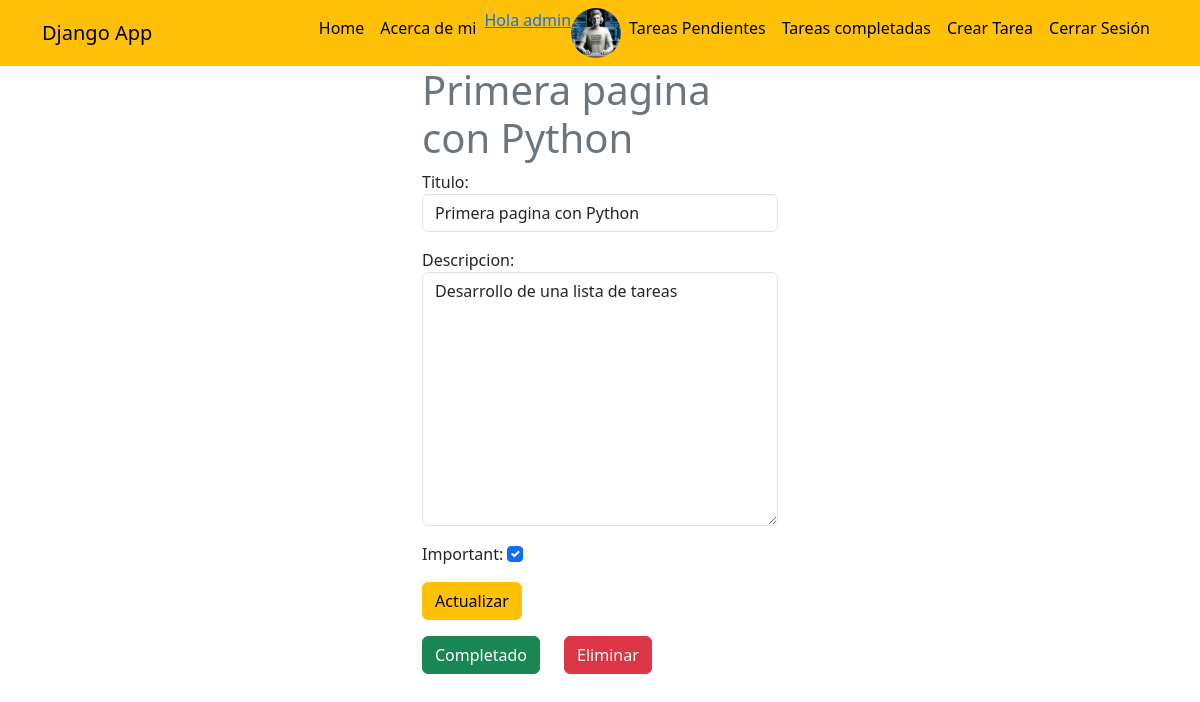
Screenshot of /tasks/10/ (signed in) with the database file from the repository.
### tasks/models.py (models this page shows, shortened)
class Avatar(models.Model):
    usuario = models.ForeignKey(User, on_delete=models.CASCADE)
    imagen = models.ImageField(upload_to='avatares', null=True, blank=True)

class Task(models.Model):
    titulo = models.CharField(max_length=100)
    descripcion = models.TextField(blank=True)
    fecha_de_creacion = models.DateTimeField(auto_now_add=True)
    fecha_completada = models.DateTimeField(null=True, blank=True)
    important = models.BooleanField(default=False)
    user = models.ForeignKey(User, on_delete=models.CASCADE)

### tasks/views.py (the view, shortened to what this page needs)
# urls.py: path('tasks/<int:task_id>/', views.task_detail, name='task_detail'),
@login_required
def task_detail(request, task_id):
    if request.method == 'GET':
        task = get_object_or_404(Task, pk=task_id)
        form = TaskForm(instance=task)
        return render(request, 'task_detail.html', {'task': task, 'form': form})

### tasks/forms.py
class TaskForm(forms.ModelForm):
    class Meta:
        model = Task
        fields = ['titulo', 'descripcion', 'important']
        widgets = {
            'titulo': forms.TextInput(attrs={'class': 'form-control', 'placeholder': 'Escribe un Título'},),
            'descripcion': forms.Textarea(attrs={'class': 'form-control', 'placeholder': 'Escribe una Descripción'}, ),
            'important': forms.CheckboxInput(attrs={'class': 'form-check-input'}, )
        }

### tasks/templates/task_detail.html (shortened to what this page needs)
<!DOCTYPE html>
<html lang="en">
<head>
</head>
<body>
{% extends 'base.html' %}
{% block content %}
<main class="container">
    <div class="row">
        <div class="col-md-4 offset-md-4">
            <h1 class="text-secondary">{{task.titulo}}</h1>
            <form method="POST">
                    {{form.as_p}}
                    <button class="btn btn-warning">
                        Actualizar
                    </button>
            </form>
            <div class="mt-3 d-flex gap-4">
                <form action="{% url 'complete_task' task.id %}" method="POST">
                    <button class="btn btn-success">
                        Completado
                    </button>
                </form>
                <form action="{% url 'delete_task' task.id %}" method="POST">
                    <button class="btn btn-danger">
                        Eliminar
                    </button>
                </form>
            </div>
        </div>
    </div>
</main>
{% endblock %}

### tasks/templates/base.html (shortened to what this page needs)
<!DOCTYPE html>
<html lang="en">
<head>
    <link rel="stylesheet" href="https://cdn.jsdelivr.net/npm/bootstrap@5.3.3/dist/css/bootstrap.min.css">
</head>
<body>
<nav class="navbar navbar-expand-lg bg-warning">
    <div class="container">
        <a class="navbar-brand" href="#">Django App</a>
        <div class="collapse navbar-collapse" id="navbarNav">
            <ul class="navbar-nav ms-auto">
                <li class="nav-item">
                    <a href="/" class="nav-link active">Home</a>
                </li>
                <li class="nav-item">
                    <a href="{% url 'AcercaDe' %}" class="nav-link active">Acerca de mi</a>
                </li>
                {% if user.is_authenticated %}
                <a href="{% url 'EditarPerfil' %}">Hola {{user.username}}</a>
                <img src="{{user.avatar_set.first.imagen.url}}" alt="La img no se pudo cargar" width="50px"
                     height="50px" style="border-radius: 50px">
                <li class="nav-item">
                    <a href="{% url 'tasks' %}" class="nav-link active">Tareas Pendientes</a>
                </li>
                <li class="nav-item">
                    <a href="{% url 'tasks_completed' %}" class="nav-link active">Tareas completadas</a>
                </li>
                <li class="nav-item">
                    <a href="/tasks/create" class="nav-link active">Crear Tarea</a>
                </li>
                <li class="nav-item">
                    <a href="/logout" class="nav-link active">Cerrar Sesión</a>
                </li>
                {% endif %}
            </ul>
        </div>
    </div>
</nav>
{% block content %}
{% endblock %}
</body>
</html>

### rows the page displays
Task: titulo "Primera pagina con Python", descripcion "Desarrollo de una lista de tareas", important "☑"

### other values shown
{{ user.username }} "admin"
